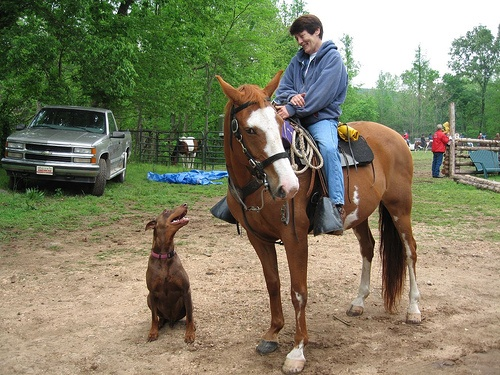
#> input picture Opencv/test.jpg, 500 x 375 px, given in place of the camera
$ python 'haarcascade Face.py'
#> lines starting #> are read from the running program, lines starting #| are printed output that depends on the picture; after the words box and inside, x2 and y2 are one past the last pixel; in counts of white or black regions, pixels touching at a corner belong together
import numpy as np
import cv2
face_classifier = cv2.CascadeClassifier('HARR/haarcascade_frontalface_default.xml')

cap=cv2.VideoCapture(0) #'folder/TEST.avi' , 'test.mp4'
cap.set(cv2.CAP_PROP_FRAME_HEIGHT, 720)
cap.set(cv2.CAP_PROP_FRAME_WIDTH, 1280)

count = 0
while cap.isOpened():
    ret, frame = cap.read()
#> frame is the input picture: shape (375, 500, 3); mean B, G, R 101, 127.1, 128.4
    if ret == False :
        break

    gray = cv2.cvtColor(frame,cv2.COLOR_BGR2GRAY)
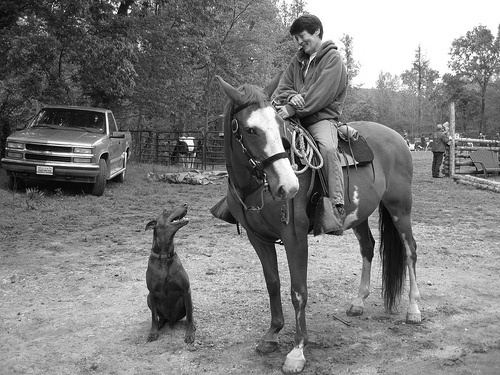
#> gray: shape (375, 500); min 0, max 255, mean 124.5
    faces = face_classifier.detectMultiScale(gray,1.3,4)
#> faces = [[215, 246, 57, 57]]

    for (x,y,w,h) in faces:
        ROI=frame[y:y+h,x:x+w]
        ROI = cv2.resize(ROI,dsize=(224,224))


        cv2.imwrite(f'faces/img{count}.jpg', ROI)
        cv2.rectangle(frame,(x,y),(x+w,y+h),(255,0,0),3)
        count = count + 1
#> this loop made 1 pass
#> (x, y, w, h, count) on pass 1: (215, 246, 57, 57, 1)
#> pass 1, `ROI=frame[y:y+h,x:x+w]`:
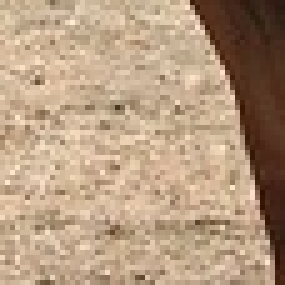
#> ROI: shape (57, 57, 3) (shown 5 times larger); mean B, G, R 129.4, 155.8, 182.3
#> pass 1, `ROI = cv2.resize(ROI,dsize=(224,224))`:
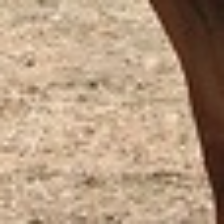
#> ROI: shape (224, 224, 3); mean B, G, R 129.2, 155.7, 182.2
#> after the loop:
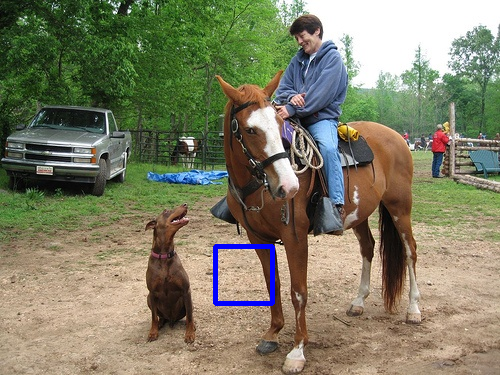
#> frame: shape (375, 500, 3); 0.6% of pixels changed, all inside (x1, y1, x2, y2) = (213, 244, 275, 306)
#> after the loop, count = 1

    cv2.imshow('Detector',frame)
    if cv2.waitKey(1) & 0xFF == ord('q'):
#> (key q is pressed here)
        break

cap.release()
cv2.destroyAllWindows()
